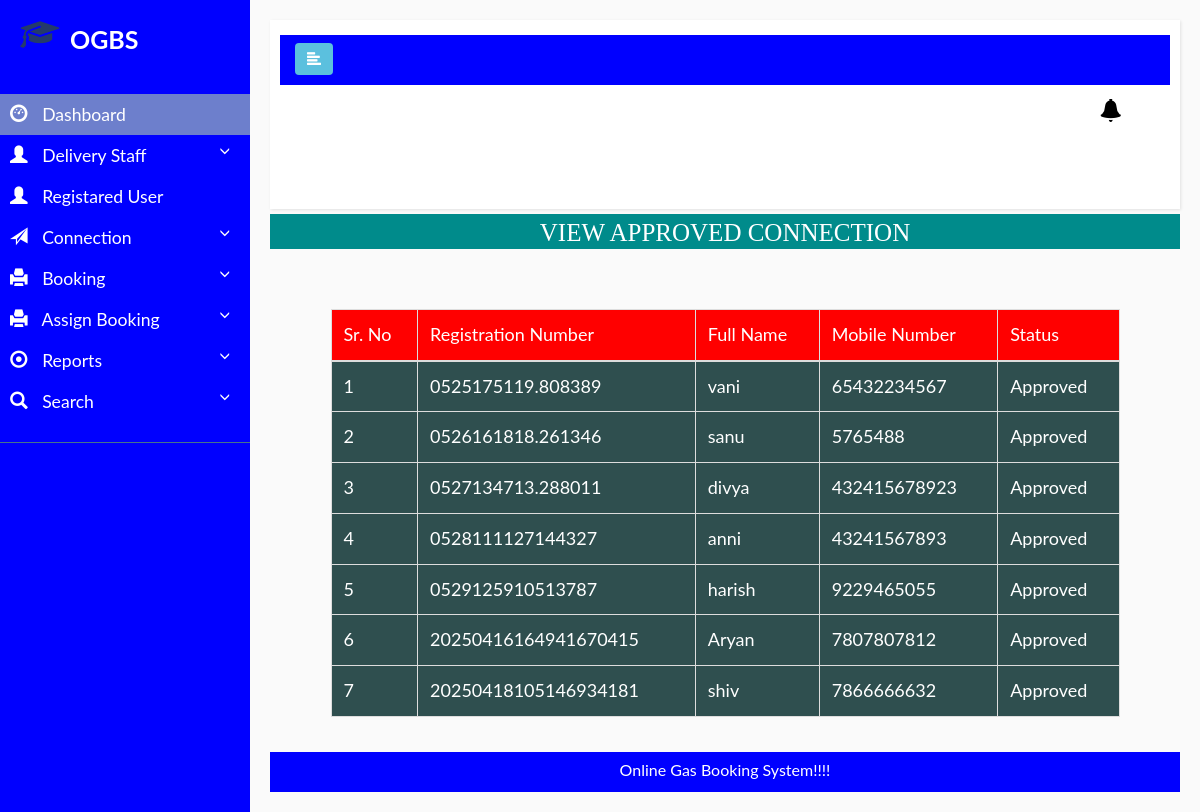
The app's page /adminapprovedconnection with its own data.
### gasbooking/models.py (models this page shows, shortened)
class Newconnection(models.Model):
    user=models.ForeignKey(Registration,on_delete=models.CASCADE, null=True)
    gen=models.CharField(max_length=100,null=True)
    nationality=models.CharField(max_length=100,null=True)
    merriedstatus=models.CharField(max_length=100,null=True)
    address=models.CharField(max_length=100,null=True)
    related=models.CharField(max_length=100,null=True)
    fname=models.CharField(max_length=100,null=True)
    lname=models.CharField(max_length=100,null=True)
    city=models.CharField(max_length=100,null=True)
    connection=models.CharField(max_length=100,null=True)
    registration=models.CharField(max_length=100,null=True)
    date=models.CharField(max_length=100,null=True)
    zipcode=models.CharField(max_length=100,null=True)
    img=models.FileField(null=True)
    cost=models.CharField(max_length=100,null=True)
    status=models.CharField(max_length=100,null=True)

class Registration(models.Model):
    user=models.ForeignKey(User,on_delete=models.CASCADE, null=True)
    mobile=models.CharField(max_length=100,null=True)

### gasbooking/views.py (the view)
# urls.py: path('adminapprovedconnection',admin_approvedconnection,name='admin_approvedconnection'),
def admin_approvedconnection(request):
    data=Newconnection.objects.all()
    d={'data':data}
    return render(request,'admin_approvedconnection.html',d)

### gasbooking/templates/admin_approvedconnection.html (shortened to what this page needs)
{% extends 'admin_nav.html' %}
{% block body %}
<center>
  <h1 style="font-size:25px; background-color:darkcyan; height:35px; color:white; padding:5px; margin-top:5px; font-family: 'Monotype Corsiva';">
    VIEW APPROVED CONNECTION
  </h1>
</center>
<div class="container" style="margin-top:60px; width:90%;">
  <table class="table table-bordered" id="myTable">
    <thead>
      <tr>
        <th>Sr. No</th>
        <th>Registration Number</th>
        <th>Full Name</th>
        <th>Mobile Number</th>
        <th>Status</th>
      </tr>
    </thead>
    <tbody>
      {% for i in data %}
        {% if i.connection == 'Approved' %}
          <tr>
            <td>{{ forloop.counter }}</td>
            <td>{{ i.registration }}</td>
            <td>{{ i.user.user.username }}</td>
            <td>{{ i.user.mobile }}</td>
            <td>{{ i.connection }}</td>
          </tr>
        {% endif %}
      {% endfor %}
    </tbody>
  </table>
</div>
<div class="footer" style="text-align:center; margin-top:15px; background-color:blue; height:40px; color:white; padding:8px;">
  Online Gas Booking System!!!!
</div>
{% endblock %}

### gasbooking/templates/admin_nav.html (shortened to what this page needs)
<!DOCTYPE html>
{% load static %}
<html>
    <head>
        <link rel="stylesheet" href="https://maxcdn.bootstrapcdn.com/bootstrap/3.3.7/css/bootstrap.min.css">
        <link href="static/style.css" rel="stylesheet" type="text/css" media="all"/>
             <link href="static/style1.css" rel="stylesheet" type="text/css" media="all"/>
        <link rel="stylesheet" href="static/style4.css">
        <link rel = stylesheet href = "//cdn.datatables.net/1.10.19/css/jquery.dataTables.min.css">
    </head>
    <body >
        <div class="wrapper" style="width:100%">
            <nav id="sidebar" style="background-color:blue">
                <div style="padding:20px">
    <img src="{% static 'image/logo.png' %}" style="width:40px;color:white"><span style="font-weight:bold;color:white;font-size:25px;margin-left:10px">OGBS</span>
  </div>
                <ul class="list-unstyled components">
                    <li class="active">
                        <a href="{% url 'admin_home' %}">
                            <i class="glyphicon glyphicon-dashboard"></i>
                           Dashboard
                        </a>
                    <li>
                      <a href="#pageSubmenu" data-toggle="collapse" aria-expanded="false">
                             <i class="glyphicon glyphicon-user"></i>
                           Delivery Staff
                        </a>
                        <a href="{% url 'view_user' %}">
                             <i class="glyphicon glyphicon-user"></i>
                           Registared User
                        </a>
                        <a href="#pageSubmenu1" data-toggle="collapse" aria-expanded="false">
                            <i class="glyphicon glyphicon-send"></i>
                            Connection
                        </a>
                        <a href="#pageSubmenu2" data-toggle="collapse" aria-expanded="false">
                            <i class="glyphicon glyphicon-print"></i>
                            Booking
                        </a>
 <a href="#pageSubmenu3" data-toggle="collapse" aria-expanded="false">
                            <i class="glyphicon glyphicon-print"></i>
                            Assign Booking
                        </a>
                        <a href="#pageSubmenu4" data-toggle="collapse" aria-expanded="false">
                            <i class="glyphicon glyphicon-record"></i>
                            Reports
                        </a>
                        <a href="#pageSubmenu5" data-toggle="collapse" aria-expanded="false">
                            <i class="glyphicon glyphicon-search"></i>
                            Search
                        </a>
                </li>
                </ul>
            </nav>
            <div id="content" style="width:100%" >
                <nav class="navbar navbar-default" style="width:100%;margin-bottom:5px">
                    <div class="container-fluid" style="width:100%;background-color:blue;height:50px">
                        <div class="navbar-header" >
                            <button type="button" id="sidebarCollapse" class="btn btn-info navbar-btn">
                                <i class="glyphicon glyphicon-align-left"></i>
                            </button>
                        </div>
                        <div class="collapse navbar-collapse" id="bs-example-navbar-collapse-1" style="width:100%">
                            <ul class="nav navbar-nav ">
                                <li><a href="{% url 'admin_home' %}" style="margin-left:100px;color:white">Home</a></li>
                                <li><a href="{% url 'all_connection' %}" style="color:white"> Connection</a></li>
                                <li><a href="{% url 'view_staff' %}" style="color:white">Staff</a></li>
                                <li><a href="{% url 'all_booking' %}" style="color:white"> Booking </a></li>
                        <li><a href="{% url 'admin_viewconnection' %}" >
                            <i style="color:white;margin-left:270px;font-size:20px" class="glyphicon glyphicon-bell"></i>
                        </a>
                    </li>
                            <li><a href="{% url 'admin_viewbooking' %}" >
                            <i style="color:black;margin-left:20px;font-size:23px" class="glyphicon glyphicon-bell"></i>
                        </a>
                    </li>
                                 <li><a href="{% url 'logout' %}" style="color:white">  <i style="color:white;margin-left:20px;font-size:20px" class="glyphicon glyphicon-log-out"></i> </a></li>
                            </ul>
                        </div>
                    </div>
                </nav>
                {% block body %}
                {% endblock %}
            </div>
    </body>
</html>

### gasbooking/static/style.css (style rules this page uses)
html,body,div,span,applet,object,iframe,h1,h2,h3,h4,h5,h6,p,blockquote,pre,a,abbr,acronym,address,big,cite,code,del,dfn,em,img,ins,kbd,q,s,samp,small,strike,strong,sub,sup,tt,var,b,u,i,dl,dt,dd,ol,nav ul,nav li,fieldset,form,label,legend,table,caption,tbody,tfoot,thead,tr,th,td,article,aside,canvas,details,embed,figure,figcaption,footer,header,hgroup,menu,nav,output,ruby,section,summary,time,mark,audio,video { margin:0;padding:0;border:0;font-size:100%;font:inherit;vertical-align:baseline; }
article, aside, details, figcaption, figure,footer, header, hgroup, menu, nav, section { display: block; }
ol,ul { list-style:none;margin:0px;padding:0px; }
table { border-collapse:collapse;border-spacing:0; }
a { text-decoration:none; }
img { max-width:100%; }

### gasbooking/static/style1.css (style rules this page uses)
* { margin: 0; padding: 0; box-sizing: border-box; list-style: none; text-decoration: none; font-family: 'Josefin Sans', sans-serif; }
body { background-color:darkcyan; }
.wrapper { display: flex; position: relative; }

### gasbooking/static/style4.css (style rules this page uses)
body { font-family: 'Poppins', sans-serif; background: #fafafa; }
a, a:hover, a:focus { color: inherit; text-decoration: none; transition: all 0.3s; }
.navbar { padding: 15px 10px; background: #fff; border: none; border-radius: 0; margin-bottom: 40px; box-shadow: 1px 1px 3px rgba(0, 0, 0, 0.1); }
.navbar-btn { box-shadow: none; outline: none !important; border: none; }
i, span { display: inline-block; }
.wrapper { display: flex; align-items: stretch; }
#sidebar { min-width: 250px; max-width: 250px; background: #7386D5; color: #fff; transition: all 0.3s; }
#sidebar ul li a { text-align: left; }
#sidebar ul.components { padding: 20px 0; border-bottom: 1px solid #47748b; }
#sidebar ul li a { padding: 10px; font-size: 1.1em; display: block; }
#sidebar ul li a i { margin-right: 10px; }
#sidebar ul li.active > a, a[aria-expanded="true"] { color: #fff; background: #6d7fcc; }
a[data-toggle="collapse"] { position: relative; }
a[aria-expanded="false"]::before, a[aria-expanded="true"]::before { content: '\e259'; display: block; position: absolute; right: 20px; font-family: 'Glyphicons Halflings'; font-size: 0.6em; }
#content { padding: 20px; min-height: 100vh; transition: all 0.3s; }

### gasbooking/templates/admin_nav.html (style rules this page uses)
#myTable { border-collapse: collapse; width: 100%; border: 1px solid #ddd; font-size: 18px; }
#myTable th { text-align: left; padding: 12px; background-color:red ; color: white; }
#myTable td { text-align: left; padding: 12px; background-color: DarkSlateGrey; color:white; }
#myTable tr { border-bottom: 1px solid #ddd; }
body { font-family: "Lato", sans-serif; }

### records on screen
Newconnection: registration "0525175119.808389", user.user.username "vani", user.mobile "65432234567", connection "Approved"
Newconnection: registration "0526161818.261346", user.user.username "sanu", user.mobile "5765488", connection "Approved"
Newconnection: registration "0527134713.288011", user.user.username "divya", user.mobile "432415678923", connection "Approved"
Newconnection: registration "0528111127144327", user.user.username "anni", user.mobile "43241567893", connection "Approved"
Newconnection: registration "0529125910513787", user.user.username "harish", user.mobile "9229465055", connection "Approved"
Newconnection: registration "20250416164941670415", user.user.username "Aryan", user.mobile "7807807812", connection "Approved"
Newconnection: registration "20250418105146934181", user.user.username "shiv", user.mobile "7866666632", connection "Approved"
